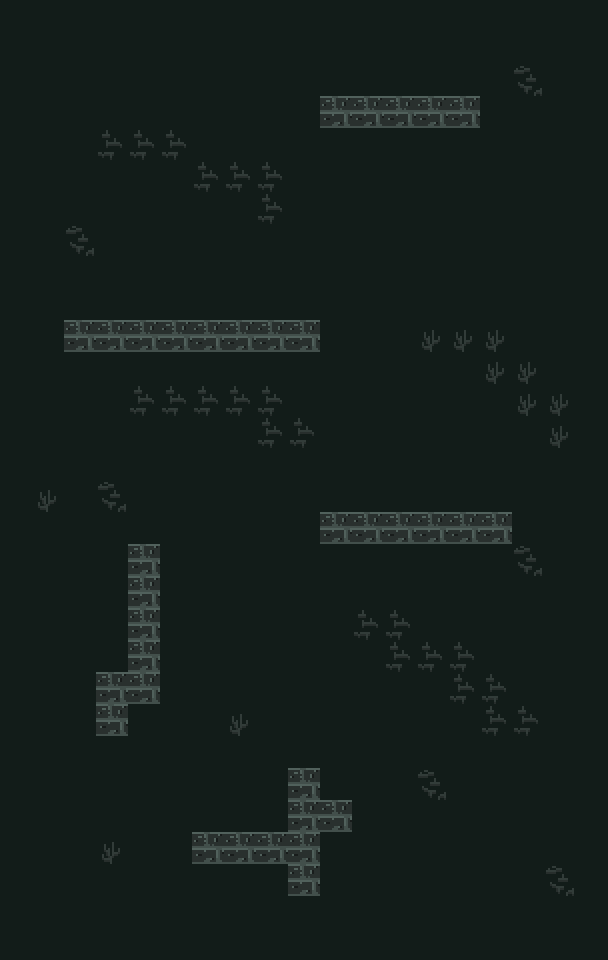

A level layout from a 2D game, rendered from its tile map. Below: a short description, then the map file with its tile-grid data intact:
An orthogonal 19x30 tile map with 32x32 px tiles, 2 tile layers (Tile Layer 1, Copy of Tile Layer 1).

<map version="1.8" tiledversion="1.8.5" orientation="orthogonal" renderorder="right-down" width="19" height="30" tilewidth="32" tileheight="32" infinite="0" nextlayerid="8" nextobjectid="1">
 <tileset firstgid="1" source="tilemap.tsx" />
 <layer id="3" name="Tile Layer 1" width="19" height="30">
  <data encoding="csv">
1,1,1,1,1,1,1,1,1,1,1,1,1,1,1,1,1,1,1,
1,1,1,1,1,1,1,1,1,1,1,1,1,1,1,1,1,1,1,
1,1,1,1,1,1,1,1,1,1,1,1,1,1,1,1,1,1,1,
1,1,1,1,1,1,1,1,1,1,1,1,1,1,1,1,1,1,1,
1,1,1,1,1,1,1,1,1,1,1,1,1,1,1,1,1,1,1,
1,1,1,1,1,1,1,1,1,1,1,1,1,1,1,1,1,1,1,
1,1,1,1,1,1,1,1,1,1,1,1,1,1,1,1,1,1,1,
1,1,1,1,1,1,1,1,1,1,1,1,1,1,1,1,1,1,1,
1,1,1,1,1,1,1,1,1,1,1,1,1,1,1,1,1,1,1,
1,1,1,1,1,1,1,1,1,1,1,1,1,1,1,1,1,1,1,
1,1,1,1,1,1,1,1,1,1,1,1,1,1,1,1,1,1,1,
1,1,1,1,1,1,1,1,1,1,1,1,1,1,1,1,1,1,1,
1,1,1,1,1,1,1,1,1,1,1,1,1,1,1,1,1,1,1,
1,1,1,1,1,1,1,1,1,1,1,1,1,1,1,1,1,1,1,
1,1,1,1,1,1,1,1,1,1,1,1,1,1,1,1,1,1,1,
1,1,1,1,1,1,1,1,1,1,1,1,1,1,1,1,1,1,1,
1,1,1,1,1,1,1,1,1,1,1,1,1,1,1,1,1,1,1,
1,1,1,1,1,1,1,1,1,1,1,1,1,1,1,1,1,1,1,
1,1,1,1,1,1,1,1,1,1,1,1,1,1,1,1,1,1,1,
1,1,1,1,1,1,1,1,1,1,1,1,1,1,1,1,1,1,1,
1,1,1,1,1,1,1,1,1,1,1,1,1,1,1,1,1,1,1,
1,1,1,1,1,1,1,1,1,1,1,1,1,1,1,1,1,1,1,
1,1,1,1,1,1,1,1,1,1,1,1,1,1,1,1,1,1,1,
1,1,1,1,1,1,1,1,1,1,1,1,1,1,1,1,1,1,1,
1,1,1,1,1,1,1,1,1,1,1,1,1,1,1,1,1,1,1,
1,1,1,1,1,1,1,1,1,1,1,1,1,1,1,1,1,1,1,
1,1,1,1,1,1,1,1,1,1,1,1,1,1,1,1,1,1,1,
1,1,1,1,1,1,1,1,1,1,1,1,1,1,1,1,1,1,1,
1,1,1,1,1,1,1,1,1,1,1,1,1,1,1,1,1,1,1,
1,1,1,1,1,1,1,1,1,1,1,1,1,1,1,1,1,1,1
</data>
 </layer>
 <layer id="7" name="Copy of Tile Layer 1" width="19" height="30">
  <data encoding="csv">
1,1,1,1,1,1,1,1,1,1,1,1,1,1,1,1,1,1,1,
1,1,1,1,1,1,1,1,1,1,1,1,1,1,1,1,1,1,1,
1,1,1,1,1,1,1,1,1,1,1,1,1,1,1,1,2,1,1,
1,1,1,1,1,1,1,1,1,1,5,5,5,5,5,1,1,1,1,
1,1,1,3,3,3,1,1,1,1,1,1,1,1,1,1,1,1,1,
1,1,1,1,1,1,3,3,3,1,1,1,1,1,1,1,1,1,1,
1,1,1,1,1,1,1,1,3,1,1,1,1,1,1,1,1,1,1,
1,1,2,1,1,1,1,1,1,1,1,1,1,1,1,1,1,1,1,
1,1,1,1,1,1,1,1,1,1,1,1,1,1,1,1,1,1,1,
1,1,1,1,1,1,1,1,1,1,1,1,1,1,1,1,1,1,1,
1,1,5,5,5,5,5,5,5,5,1,1,1,4,4,4,1,1,1,
1,1,1,1,1,1,1,1,1,1,1,1,1,1,1,4,4,1,1,
1,1,1,1,3,3,3,3,3,1,1,1,1,1,1,1,4,4,1,
1,1,1,1,1,1,1,1,3,3,1,1,1,1,1,1,1,4,1,
1,1,1,1,1,1,1,1,1,1,1,1,1,1,1,1,1,1,1,
1,4,1,2,1,1,1,1,1,1,1,1,1,1,1,1,1,1,1,
1,1,1,1,1,1,1,1,1,1,5,5,5,5,5,5,1,1,1,
1,1,1,1,5,1,1,1,1,1,1,1,1,1,1,1,2,1,1,
1,1,1,1,5,1,1,1,1,1,1,1,1,1,1,1,1,1,1,
1,1,1,1,5,1,1,1,1,1,1,3,3,1,1,1,1,1,1,
1,1,1,1,5,1,1,1,1,1,1,1,3,3,3,1,1,1,1,
1,1,1,5,5,1,1,1,1,1,1,1,1,1,3,3,1,1,1,
1,1,1,5,1,1,1,4,1,1,1,1,1,1,1,3,3,1,1,
1,1,1,1,1,1,1,1,1,1,1,1,1,1,1,1,1,1,1,
1,1,1,1,1,1,1,1,1,5,1,1,1,2,1,1,1,1,1,
1,1,1,1,1,1,1,1,1,5,5,1,1,1,1,1,1,1,1,
1,1,1,4,1,1,5,5,5,5,1,1,1,1,1,1,1,1,1,
1,1,1,1,1,1,1,1,1,5,1,1,1,1,1,1,1,2,1,
1,1,1,1,1,1,1,1,1,1,1,1,1,1,1,1,1,1,1,
1,1,1,1,1,1,1,1,1,1,1,1,1,1,1,1,1,1,1
</data>
 </layer>
</map>